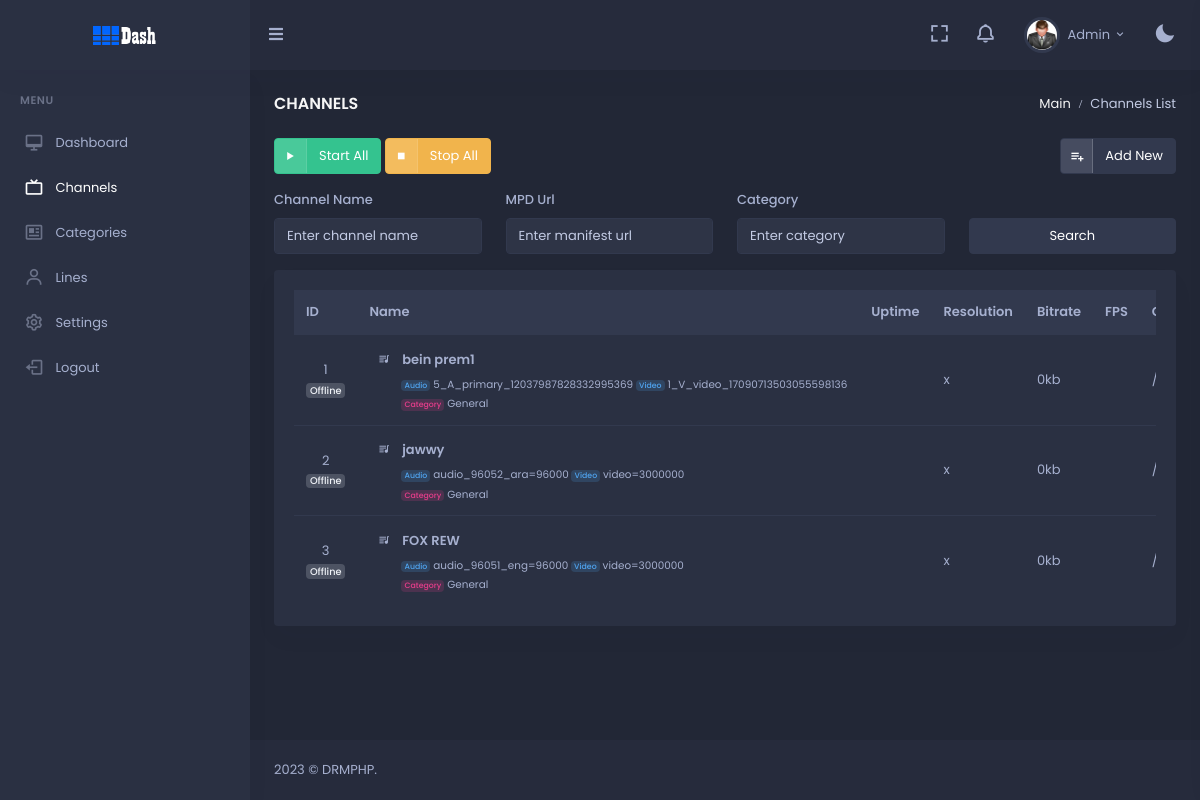
Screenshot of /panel/index.php (signed in) with the database file from the repository.
### tables this page shows
CREATE TABLE `channels` (
  `ID` int(11) NOT NULL,
  `CatID` int(11) NOT NULL DEFAULT '1',
  `ChannelName` varchar(64) NOT NULL,
  `Manifest` varchar(1024) NOT NULL,
  `VariantID` int(11) DEFAULT NULL,
  `DownloadPath` varchar(128) DEFAULT NULL,
  `StartTime` datetime DEFAULT NULL,
  `EndTime` datetime DEFAULT NULL,
  `Status` varchar(16) NOT NULL DEFAULT 'Stopped',
  `PID` int(11) NOT NULL DEFAULT '0',
  `FPID` int(11) DEFAULT '0',
  `info` text,
  `SegmentJoiner` int(11) DEFAULT '0',
  `PlaylistLimit` int(11) DEFAULT '0',
  `URLListLimit` int(11) DEFAULT '0',
  `UseProxy` tinyint(4) DEFAULT '0',
  `ProxyURL` varchar(128) DEFAULT NULL,
  `ProxyPort` int(11) DEFAULT NULL,
  `ProxyUser` varchar(64) DEFAULT NULL,
  `ProxyPass` varchar(64) DEFAULT NULL,
  `DownloadUseragent` varchar(255) DEFAULT NULL,
  `AudioID` varchar(255) DEFAULT NULL,
  `VideoID` varchar(64) DEFAULT NULL,
  `AllowedIP` text,
  `AutoRestart` tinyint(4) DEFAULT '1',
  `Output` varchar(8) NOT NULL DEFAULT 'hls',
  `UDPIP` varchar(32) NOT NULL
);

CREATE TABLE `cats` (
  `CatID` int(11) NOT NULL,
  `CatName` varchar(64) NOT NULL
);

### panel/_app.php (called while the page is built, shortened)
<?php
class App
{
    public $DB;
    public function __construct()
    {
        include "_db.php";
        try {
            $db = new PDO('mysql:host=' . $DBHost . ';dbname=' . $DBName . ';charset=utf8', $DBUser, $DBPass);
            $this->DB = $db;
        } catch (PDOException $e) {
            print "Error!: " . $e->getMessage() . "<br/>";
            die();
        }
        $this->ReadConfig();
    }
    public function ReadConfig()
    {
        $sql = "select * from config order by ID";
        $st = $this->DB->prepare($sql);
        $st->execute();
        $this->Config = $st->fetchAll();
    }
    public function GetAllChannels($Search = null)
    {
        $sql = "select channels.*, TIMEDIFF(now(), channels.StartTime) as Uptime, cats.CatName
    from channels
    inner join cats on channels.CatID = cats.CatID
    where 1=1 $Cond1 $Cond2 $Cond3
    order by ID";
        $st = $this->DB->prepare($sql);
        $st->execute();
        return $st->fetchAll();
    }
}

### panel/_config.php (called while the page is built, shortened)
<?php
require "_app.php";
$App = New App();
?>

### panel/index.php (the view, shortened to what this page needs)
<?php
include "_config.php";
?>
<!doctype html>
<html lang="en">
  <?php include "_htmlhead.php"?>
  <body data-sidebar="dark">
    <div id="layout-wrapper">
      <?php include "_header.php"?>
      <?php include "_sidebar.php"?>
      <div class="main-content">
        <div class="page-content">
          <div class="container-fluid">
            <div class="row">
              <div class="col-12">
                <div class="page-title-box d-sm-flex align-items-center justify-content-between">
                  <h4 class="mb-sm-0 font-size-18">Channels</h4>
                  <div class="page-title-right">
                    <ol class="breadcrumb m-0">
                      <li class="breadcrumb-item"><a href="javascript: void(0);">Main</a></li>
                      <li class="breadcrumb-item active">Channels List</li>
                    </ol>
                  </div>
                </div>
              </div>
            </div>
            <div class="row">
              <div class="col-12">
                <a href="add.php" style="float:right" class="mb-3 btn btn-light waves-effect btn-label waves-light"><i class="bx bx-list-plus label-icon"></i> Add New</a>
                <a href="javascript: void(0)" onclick="All('Start')" class="mb-3 btn btn-success waves-effect btn-label waves-light"><i class="bx bx-play label-icon"></i> Start All</a>
                <a href="javascript: void(0)" onclick="All('Stop')" class="mb-3 btn btn-warning waves-effect btn-label waves-light"><i class="bx bx-stop label-icon"></i> Stop All</a>
              </div>
            </div>
            <div class="row">
              <div class="col-12">
                <form method="post">
                  <div class="row">
                    <div class="col-lg-3">
                      <div class="mb-3">
                        <label class="form-label">Channel Name</label>
                        <input type="text" class="form-control" id="SearchChanName" name="SearchChanName" placeholder="Enter channel name" value="<?php
echo $_POST["SearchChanName"];
?>">
                      </div>
                    </div>
                    <div class="col-lg-3">
                      <div class="mb-3">
                        <label class="form-label">MPD Url</label>
                        <input type="text" class="form-control" id="SearchMPDUrl" name="SearchMPDUrl" placeholder="Enter manifest url" value="<?php
echo $_POST["SearchMPDUrl"];
?>">
                      </div>
                    </div>
                    <div class="col-lg-3">
                      <div class="mb-3">
                        <label class="form-label">Category</label>
                        <input type="text" class="form-control" id="SearchCatName" name="SearchCatName" placeholder="Enter category" value="<?php
echo $_POST["SearchCatName"];
?>">
                      </div>
                    </div>
                    <div class="col-lg-3">
                      <div class="mb-3">
                        <label class="form-label">&nbsp;</label>
                        <button type="submit" name="Search" id="Search" class="btn btn-light waves-effect " style="width:100%">Search</button>
                      </div>
                    </div>
                  </div>
                </form>
              </div>
            </div>
            <div class="row">
              <div class="col-lg-12">
                <div class="card">
                  <div class="card-body">
                    <div class="table-responsive">
                      <table class="table align-middle table-nowrap mb-0">
                        <thead class="table-light">
                          <tr>
                            <th class="align-middle">ID</th>
                            <th class="align-middle" style="width:450px;overflow-wrap: break-word;">Name</th>
                            <th class="align-middle">Uptime</th>
                            <th class="align-middle">Resolution</th>
                            <th class="align-middle">Bitrate</th>
                            <th class="align-middle">FPS</th>
                            <th class="align-middle">Codecs</th>
                          </tr>
                        </thead>
                        <tbody>
                          <?php
                          $Data=$App->GetAllChannels($_POST);
                          if($Data){
                            for($i=0;$i<count($Data);$i++){
                              $Chan=$Data[$i];
                              $info = json_decode($Chan["info"], true);
                          ?>
                              <tr>
                                <td id="status_<?php
echo $Chan["ID"];
?>" style="text-align: center;">
                                  <?php
echo $Chan["ID"];
?><br>
                                  <?php if($Chan["Status"]=="Downloading" && (!file_exists("/proc/".$Chan["PID"]) ||!file_exists("/proc/".$Chan["FPID"]))){?>
                                    <span class="badge badge-pill badge-soft-danger">Error</span>
                                  <?php } else {?>
                                    <?php if($Chan["Status"]=="KeyError") {?>
                                      <span class="badge badge-pill badge-soft-danger">Key Error</span>
                                    <?php } else {?>
                                    <?php if($Chan["Status"]=="Stopped") { ?>
                                      <span class="badge badge-pill badge-soft-dark">Offline</span>
                                    <?php } elseif($Chan["Status"]=="Downloading") { ?>
                                      <span class="badge badge-pill badge-soft-success">Online</span>
                                    <?php } elseif($Chan["Status"]=="Not Supported") { ?>
                                      <span class="badge badge-pill badge-soft-danger">Not supported</span>
                                    <?php } elseif($Chan["Status"]=="Offline") { ?>
                                      <span class="badge badge-pill badge-soft-warning">O</span>
                                  <?php }
                                    }
                                  }?>
                                </td>
                                <td style="width:450px;overflow-wrap: break-word;word-break: break-all;">
                                  <?php
                                  $Url="http".(!empty($_SERVER['HTTPS'])?"s":"")."://".$_SERVER['SERVER_NAME'].":".$_SERVER['SERVER_PORT']."/".dirname($_SERVER['SCRIPT_NAME'])."/api.php?action=m3u8&id=".str_replace(" ", "_", $Chan["ChannelName"]);
                                  ?>
                                  <a class="btn btn-sm btn-default" target="_blank" href='<?php
echo $Url;
?>'><span class="bx bxs-playlist"></span></a>
                                  <a href="add.php?id=<?php
echo $Chan["ID"]?>" class="text-body fw-bold"><?=$Chan["ChannelName"]?></a> <br>
                                  <small style="margin-left: 32px;"><span class="badge badge-soft-info">Audio</span> <?php
echo $Chan["AudioID"]?> <span class="badge badge-soft-info">Video</span> <?=$Chan["VideoID"];
?></small><br/>
<small style="margin-left: 32px;"><span class="badge badge-soft-pink">Category</span> <?=$Chan["CatName"];
?></small>
                                </td>
                                <td></td>
                                <td><span id="res_<?php
echo $Chan["ID"]?>"><?=($info["width"]."x".$info["height"]);
?></span></td>
                                <td><span id="bitrate_<?php
echo $Chan["ID"]?>"><?=round($info["bitrate"]/1000, 1)."kb";
?></span></td>
                                <td></td>
                                <td><span id="codecs_<?php
echo $Chan["ID"]?>"><?=($info["vcodec"]."/".$info["acodec"]);
?></span></td>
                              </tr>
                            <?}
                          }
                          ?>
                        </tbody>
                      </table>
                    </div>
                  </div>
                </div>
              </div>
            </div>
          </div>
        </div>
        <?php
        include "_footer.php";
        ?>
      </div>
    </div>
  </body>
</html>

### rows the page displays
channels: ID "1", Status "Offline", ChannelName "bein prem1", AudioID "5_A_primary_12037987828332995369", VideoID "1_V_video_17090713503055598136", CatID.CatName "General", bitrate "0"
channels: ID "2", Status "Offline", ChannelName "jawwy", AudioID "audio_96052_ara=96000", VideoID "video=3000000", CatID.CatName "General", bitrate "0"
channels: ID "3", Status "Offline", ChannelName "FOX REW", AudioID "audio_96051_eng=96000", VideoID "video=3000000", CatID.CatName "General", bitrate "0"
